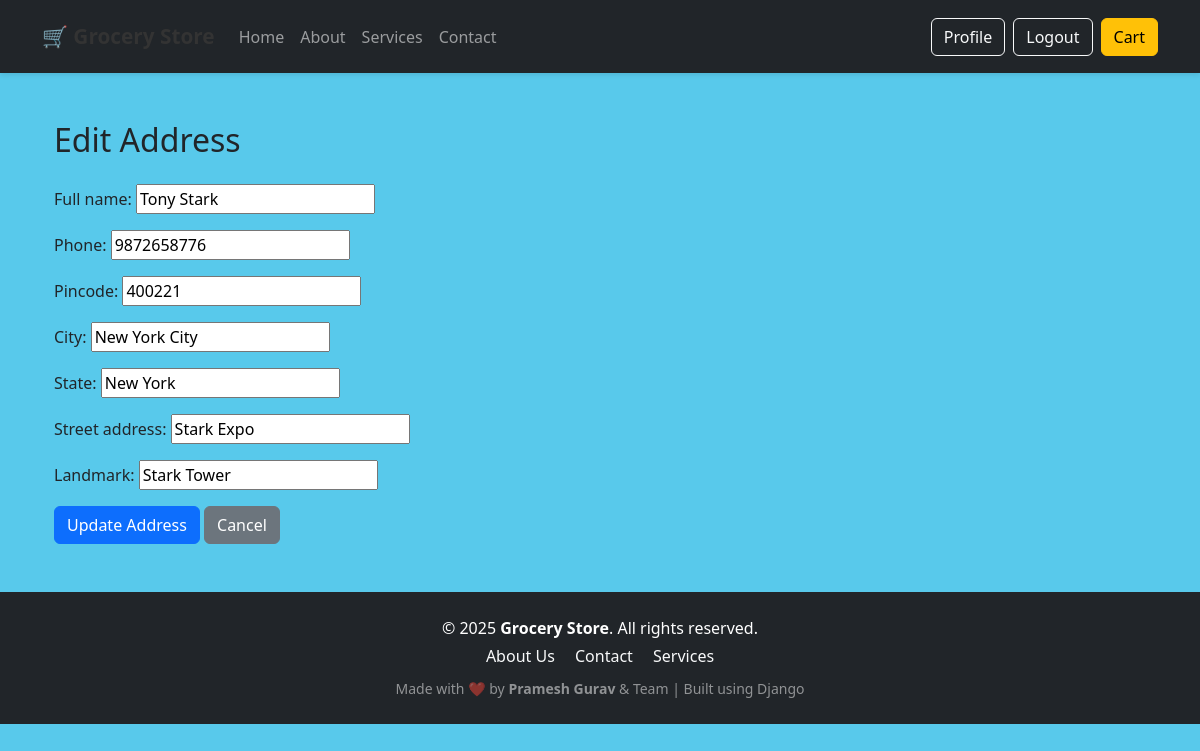
Page /edit-address/6/ (signed in) on the committed database.
### store/models.py (models this page shows, shortened)
class Address(models.Model):
    user = models.ForeignKey(User, on_delete=models.CASCADE)
    full_name = models.CharField(max_length=100)
    phone = models.CharField(max_length=15)
    pincode = models.CharField(max_length=10)
    city = models.CharField(max_length=100)
    state = models.CharField(max_length=100)
    street_address = models.CharField(max_length=200)
    landmark = models.CharField(max_length=200, blank=True, null=True)

### store/views.py (the view)
# urls.py: path('edit-address/<int:pk>/', views.edit_address, name='edit_address'),
@login_required
def edit_address(request, pk):
    address = get_object_or_404(Address, pk=pk, user=request.user)
    if request.method == 'POST':
        form = AddressForm(request.POST, instance=address)
        if form.is_valid():
            form.save()
            messages.success(request, "Address updated successfully.")
            return redirect('address_book')
    else:
        form = AddressForm(instance=address)
    return render(request, 'store/edit_address.html', {'form': form})

### store/forms.py
class AddressForm(forms.ModelForm):
    class Meta:
        model = Address
        fields = ['full_name', 'phone', 'pincode', 'city', 'state', 'street_address', 'landmark']

### store/templates/store/edit_address.html (shortened to what this page needs)
{% extends 'store/base.html' %}
{% block content %}
<div class="container mt-5">
    <h2 class="mb-4">Edit Address</h2>
    <form method="post">
        {{ form.as_p }}
        <button type="submit" class="btn btn-primary">Update Address</button>
        <a href="{% url 'address_book' %}" class="btn btn-secondary">Cancel</a>
    </form>
</div>
{% endblock %}

### static/css/style.css (style rules this page uses)
body { background-color: #58c9eb; font-family: 'Segoe UI', sans-serif; margin: 0; padding: 0; }

### rows in the picture
Address: full_name "Tony Stark", phone "9872658776", pincode "400221", city "New York City", state "New York", street_address "Stark Expo", landmark "Stark Tower"
